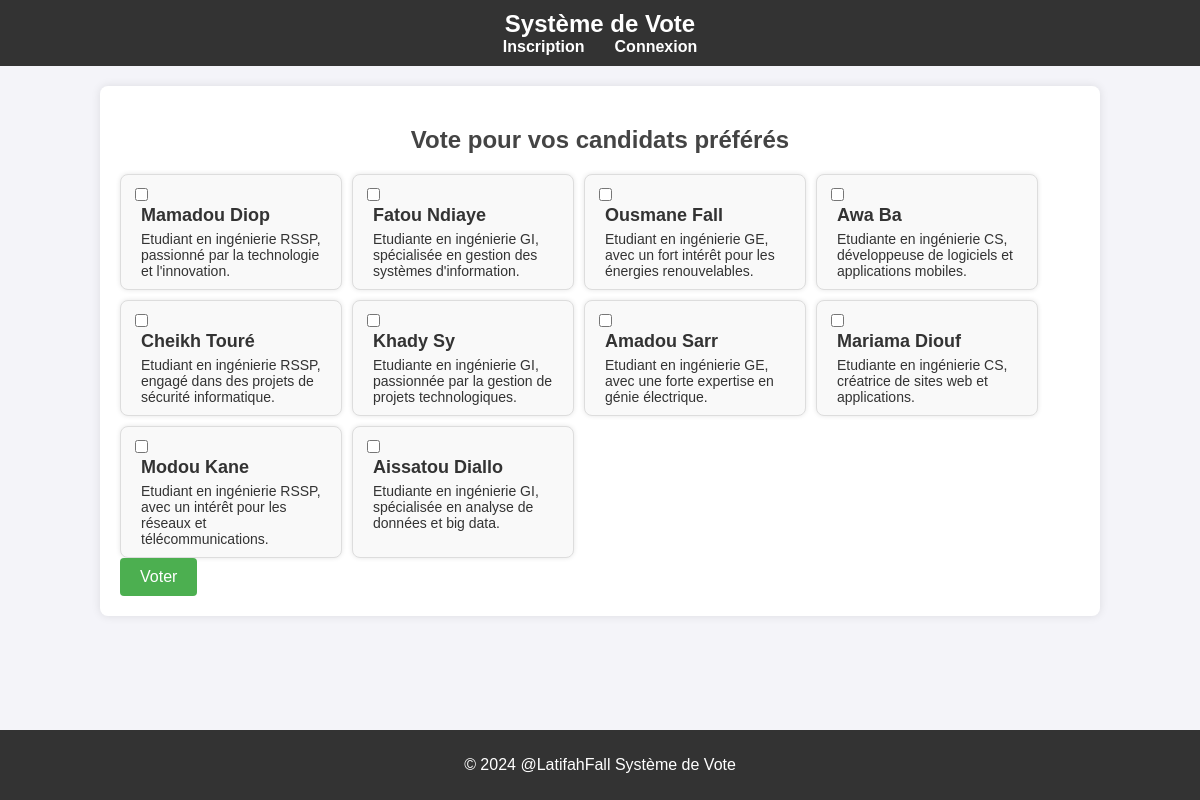
The page /vote.php (signed in) on the database its author committed.
### tables this page shows
CREATE TABLE candidates (
    id INT AUTO_INCREMENT PRIMARY KEY,
    name VARCHAR(50) NOT NULL,
    description TEXT
);

### config.php (called while the page is built, shortened)
<?php
class Database {
    private $host = "localhost";
    private $db_name = "voting_system";
    private $username = "root";
    private $password = "";
    public function getConnection() {
        $this->conn = null;
        try {
            $this->conn = new PDO("mysql:host=" . $this->host . ";dbname=" . $this->db_name, $this->username, $this->password);
            $this->conn->exec("set names utf8");
        } catch (PDOException $exception) {
            echo "Connection error: " . $exception->getMessage();
        }
        return $this->conn;
    }
}
?>

### models/Candidate.php (called while the page is built, shortened)
<?php
class Candidate {
    private $conn;
    private $table_name = "candidates";
    public function __construct($db) {
        $this->conn = $db;
    }
    public function getAll() {
        $query = "SELECT * FROM " . $this->table_name;
        $stmt = $this->conn->prepare($query);
        $stmt->execute();
        return $stmt;
    }
}
?>

### vote.php (the view, shortened to what this page needs)
<?php
include_once '../config.php';
include_once '../models/Candidate.php';
class VoteHandler {
    private $candidate;
    public function __construct() {
        $database = new Database();
        $this->db = $database->getConnection();
        $this->candidate = new Candidate($this->db);
    }
    public function getAllCandidates() {
        return $this->candidate->getAll();
    }
}
?>
<!DOCTYPE html>
<html lang="fr">
<head>
    <link rel="stylesheet" type="text/css" href="../css/styles.css">
</head>
<body>
    <?php include('../partials/header.php'); ?>
    <div class="container">
        <h2>Vote pour vos candidats préférés</h2>
        <form action="../selectedCandidates.php" method="post" class="vote-form">
            <div class="candidates">
                <?php
                $voteHandler = new VoteHandler();
                $candidates = $voteHandler->getAllCandidates();
                while ($row = $candidates->fetch(PDO::FETCH_ASSOC)) {
                    echo "
                    <div class='candidate-card'>
                        <label>
                            <input type='checkbox' name='candidate_ids[]' value='" . $row['id'] . "'>
                            <div class='candidate-info'>
                                <h3>" . $row['name'] . "</h3>
                                <p>" . $row['description'] . "</p>
                            </div>
                        </label>
                    </div>";
                }
                ?>
            </div>
            <input type="submit" name="vote" value="Voter" class="button">
        </form>
    </div>
    <?php include('../partials/footer.php'); ?>
</body>
</html>

### partials/header.php
<header>
    <h1>Système de Vote</h1>
    <nav>
        <ul>
            <li><a href="register.php">Inscription</a></li>
            <li><a href="login.php">Connexion</a></li>
        </ul>
    </nav>
</header>

### partials/footer.php
<footer>
    <p>&copy; 2024 @LatifahFall Système de Vote</p>
</footer>

### css/styles.css (style rules this page uses)
body { font-family: Arial, sans-serif; background-color: #f4f4f9; margin: 0; padding: 0; color: #333; }
header { background-color: #333; color: white; padding: 10px 0; text-align: center; }
header h1 { margin: 0; font-size: 24px; }
nav ul { list-style: none; padding: 0; margin: 0; display: flex; justify-content: center; }
nav ul li { margin: 0 15px; }
nav ul li a { color: white; text-decoration: none; font-weight: bold; }
footer { background-color: #333; color: white; text-align: center; padding: 10px 0; position: fixed; bottom: 0; width: 100%; }
.container { width: 80%; margin: 20px auto; background-color: white; padding: 20px; box-shadow: 0 0 10px rgba(0, 0, 0, 0.1); border-radius: 8px; }
h2 { color: #444; text-align: center; margin-bottom: 20px; }
.vote-form .candidates { display: flex; flex-wrap: wrap; gap: 10px; }
.candidate-card { background-color: #f9f9f9; border: 1px solid #ddd; border-radius: 8px; padding: 10px; width: 200px; box-shadow: 0 0 5px rgba(0, 0, 0, 0.1); }
.candidate-info { margin-left: 10px; }
.candidate-info h3 { margin: 0; font-size: 18px; }
.candidate-info p { margin: 5px 0 0; font-size: 14px; }
.button { padding: 10px 20px; font-size: 16px; color: white; background-color: #4CAF50; border: none; border-radius: 4px; text-decoration: none; text-align: center; cursor: pointer; transition: background-color 0.3s ease; }

### rows shown on the page
candidates: name "Mamadou Diop", description "Etudiant en ingénierie RSSP, passionné par la technologie et l'innovation."
candidates: name "Fatou Ndiaye", description "Etudiante en ingénierie GI, spécialisée en gestion des systèmes d'information."
candidates: name "Ousmane Fall", description "Etudiant en ingénierie GE, avec un fort intérêt pour les énergies renouvelables."
candidates: name "Awa Ba", description "Etudiante en ingénierie CS, développeuse de logiciels et applications mobiles."
candidates: name "Cheikh Touré", description "Etudiant en ingénierie RSSP, engagé dans des projets de sécurité informatique."
candidates: name "Khady Sy", description "Etudiante en ingénierie GI, passionnée par la gestion de projets technologiques."
candidates: name "Amadou Sarr", description "Etudiant en ingénierie GE, avec une forte expertise en génie électrique."
candidates: name "Mariama Diouf", description "Etudiante en ingénierie CS, créatrice de sites web et applications."
candidates: name "Modou Kane", description "Etudiant en ingénierie RSSP, avec un intérêt pour les réseaux et télécommunications."
candidates: name "Aissatou Diallo", description "Etudiante en ingénierie GI, spécialisée en analyse de données et big data."
